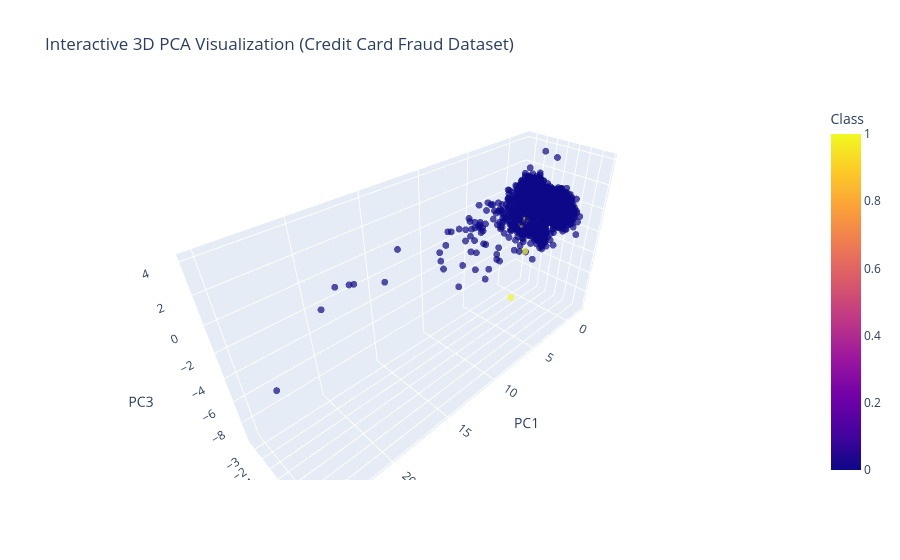

Notebook cell for this chart:
### Code cell
fig = px.scatter_3d(
    sample_df,
    x="PC1",
    y="PC2",
    z="PC3",
    color="Class",
    opacity=0.7,
    title="Interactive 3D PCA Visualization (Credit Card Fraud Dataset)"
)

fig.update_traces(marker=dict(size=4))

fig.show()

### Figure 1 — Plotly figure (JSON) as saved in the notebook; plotly's stock layout.template omitted (floating-point values rounded to 4 significant figures; data arrays with more than 128 entries replaced by an {"elided": "..."} marker saying what was removed)
{"data": [{"hovertemplate": "PC1=%{x}<br>PC2=%{y}<br>PC3=%{z}<br>Class=%{marker.color}<extra></extra>", "legendgroup": "", "marker": {"color": {"elided": "5000 int values"}, "coloraxis": "coloraxis", "opacity": 0.7, "size": 4, "symbol": "circle"}, "mode": "markers", "name": "", "scene": "scene", "showlegend": false, "type": "scatter3d", "x": {"elided": "5000 float values"}, "y": {"elided": "5000 float values"}, "z": {"elided": "5000 float values"}}], "layout": {"coloraxis": {"colorbar": {"title": {"text": "Class"}}, "colorscale": [[0, "#0d0887"], [0.1111, "#46039f"], [0.2222, "#7201a8"], [0.3333, "#9c179e"], [0.4444, "#bd3786"], [0.5556, "#d8576b"], [0.6667, "#ed7953"], [0.7778, "#fb9f3a"], [0.8889, "#fdca26"], [1, "#f0f921"]]}, "legend": {"tracegroupgap": 0}, "scene": {"domain": {"x": [0, 1], "y": [0, 1]}, "xaxis": {"title": {"text": "PC1"}}, "yaxis": {"title": {"text": "PC2"}}, "zaxis": {"title": {"text": "PC3"}}}, "title": {"text": "Interactive 3D PCA Visualization (Credit Card Fraud Dataset)"}}}
